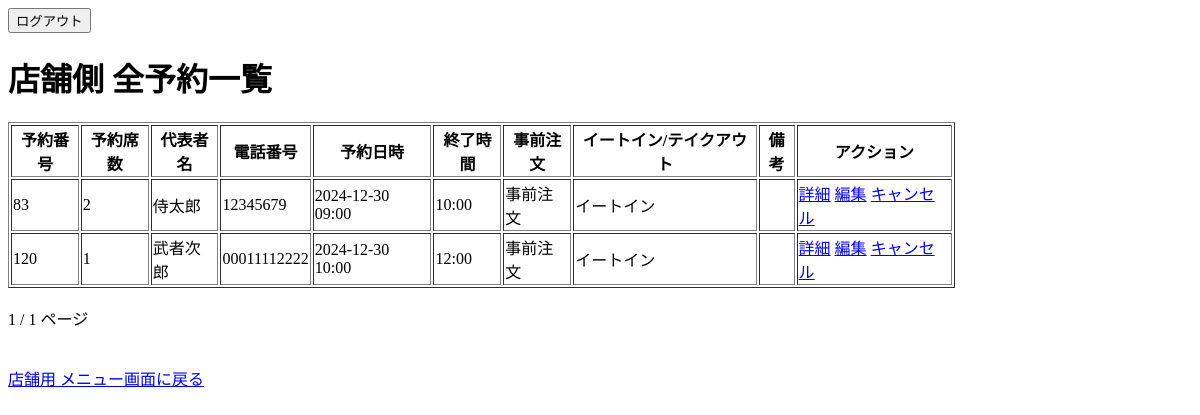
/menu_shop/list/ (signed in), run on an earlier commit of the app's database.
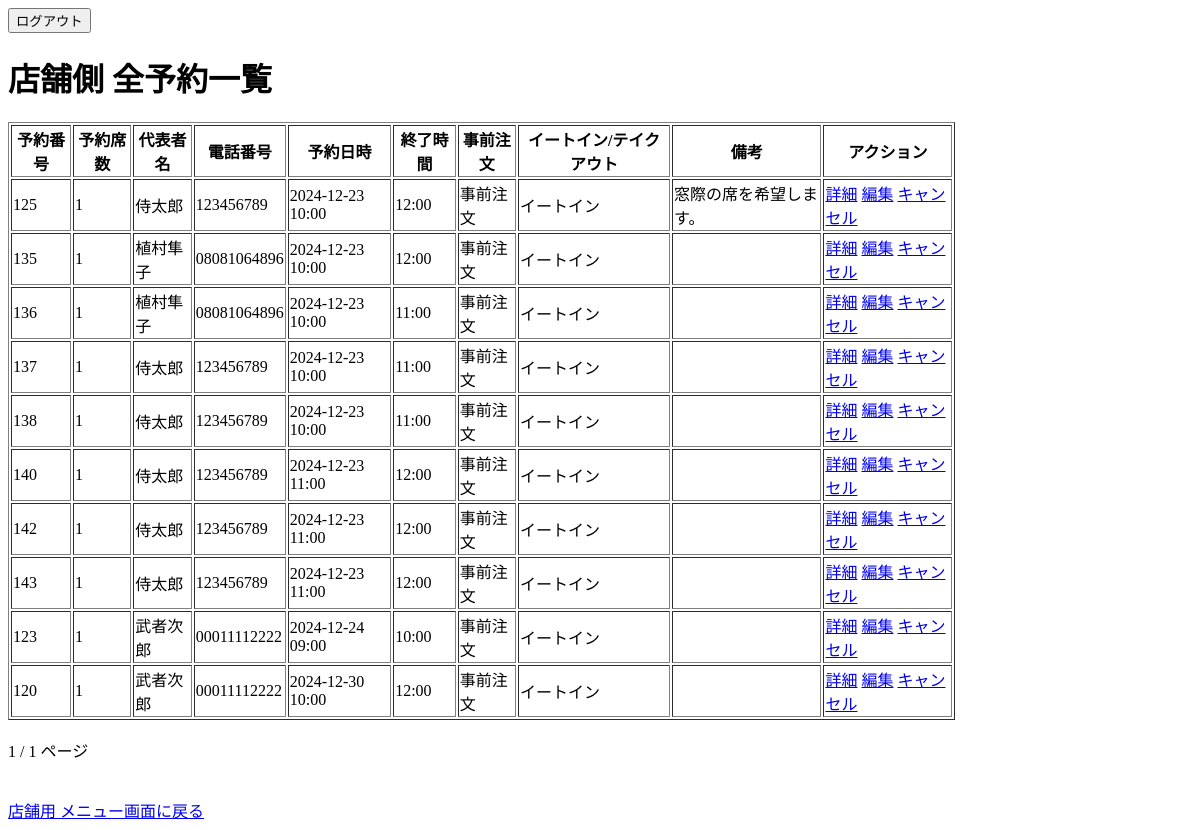
And on a later commit of the database.
### reservations/models.py (models this page shows, shortened)
class Reservation(models.Model):
    customer_name = models.CharField(max_length=60, verbose_name="代表者名")
    phone_number = models.CharField(max_length=15, verbose_name="お電話番号（ハイフンなし）")
    hour = models.PositiveIntegerField(verbose_name="ご利用時間")
    start = models.DateTimeField(verbose_name="開始時間")
    end = models.DateTimeField(verbose_name="終了時間", null=True, blank=True)
    seat_count = models.PositiveIntegerField(verbose_name="予約席数", default=1)
    remark = models.TextField(max_length=200, verbose_name="備考欄", null=True, blank=True)
    RESERVATION_IS_PREORDER = ((1, '事前注文'), (2, 'お店で注文'))
    is_preorder = models.IntegerField(choices=RESERVATION_IS_PREORDER, verbose_name="事前注文の有無")
    RESERVATION_IS_EATIN = ((1, 'イートイン'), (2, 'テイクアウト'))
    is_eatin = models.IntegerField(choices=RESERVATION_IS_EATIN, verbose_name="イートイン/テイクアウト")
    menu_items = models.ManyToManyField(Items, through='ReservationItem', verbose_name="注文メニュー")

### reservations/views.py (the view)
# urls.py: path('menu_shop/list/', views.AllReservationsListView.as_view(), name="menu_shop_list"),
class AllReservationsListView(LoginRequiredMixin, ListView):
    model = Reservation
    template_name = 'reservations/all_reservations_list.html'  # 使用するテンプレート
    context_object_name = 'reservations'  # テンプレートで使用するオブジェクト名
    paginate_by = 10
    def get_queryset(self):
        one_hour_ago = now() - timedelta(hours=2)  # 現在時刻から2時間前
        return Reservation.objects.filter(start__gte=one_hour_ago).order_by('start')

### reservations/templates/reservations/all_reservations_list.html (shortened to what this page needs)
{% extends 'base.html' %}
{% block content %}
<h1>店舗側 全予約一覧</h1>
{% if reservations %}
    <table border="1" style="width: 80%;">
        <thead>
            <tr>
                <th>予約番号</th>
                <th>予約席数</th>
                <th>代表者名</th>
                <th>電話番号</th>
                <th>予約日時</th>
                <th>終了時間</th>
                <th>事前注文</th>
                <th>イートイン/テイクアウト</th>
                <th>備考</th>
                <th>アクション</th>
            </tr>
        </thead>
        <tbody>
            {% for reservation in reservations %}
                <tr>
                    <td>{{ reservation.id }}</td>
                    <td>{{ reservation.seat_count }}</td>
                    <td>{{ reservation.customer_name }}</td>
                    <td>{{ reservation.phone_number }}</td>
                    <td>{{ reservation.start|date:"Y-m-d H:i" }}</td>
                    <td>{{ reservation.end|date:"H:i" }}</td>
                    <td>{{ reservation.get_is_preorder_display }}</td>
                    <td>{{ reservation.get_is_eatin_display }}</td>
                    <td>{{ reservation.remark }}</td>
                    <td>
                        <a href="{% url 'menu_shop_detail' pk=reservation.pk %}">詳細</a>
                        <a href="{% url 'menu_shop_edit' pk=reservation.pk %}">編集</a>
                        <a href="{% url 'menu_shop_delete' pk=reservation.pk %}">キャンセル</a>
                    </td>
                </tr>
            {% endfor %}
        </tbody>
    </table>
{% else %}
    <p>今日以降の予約はありません。</p>
{% endif %}
<br>
{{ page_obj.number }} / {{page_obj.paginator.num_pages}} ページ <br>
<br>
<br>
<a href="{% url 'menu_shop' %}">店舗用 メニュー画面に戻る</a>
{% endblock %}

### reservations/templates/base.html (shortened to what this page needs)
<!DOCTYPE html>
<html lang="ja">
<head>
</head>
<body>
<div>
    <form action="{% url 'logout' %}" method="post">
        <input type="submit" value="ログアウト">
    </form>
</div>
{% block content %}
{% endblock %}
</body>
</html>

What changed in the data, as far as the page shows it:
removed Reservation: id "83", seat_count "2", customer_name "侍太郎", phone_number "12345679", start "2024-12-30 09:00", end "10:00", is_preorder "事前注文", is_eatin "イートイン"
added Reservation: id "125", seat_count "1", customer_name "侍太郎", phone_number "123456789", start "2024-12-23 10:00", end "12:00", is_preorder "事前注文", is_eatin "イートイン", remark "窓際の席を希望します。"
added Reservation: id "135", seat_count "1", customer_name "植村隼子", phone_number "08081064896", start "2024-12-23 10:00", end "12:00", is_preorder "事前注文", is_eatin "イートイン"
added Reservation: id "136", seat_count "1", customer_name "植村隼子", phone_number "08081064896", start "2024-12-23 10:00", end "11:00", is_preorder "事前注文", is_eatin "イートイン"
added Reservation: id "137", seat_count "1", customer_name "侍太郎", phone_number "123456789", start "2024-12-23 10:00", end "11:00", is_preorder "事前注文", is_eatin "イートイン"
added Reservation: id "138", seat_count "1", customer_name "侍太郎", phone_number "123456789", start "2024-12-23 10:00", end "11:00", is_preorder "事前注文", is_eatin "イートイン"
added Reservation: id "140", seat_count "1", customer_name "侍太郎", phone_number "123456789", start "2024-12-23 11:00", end "12:00", is_preorder "事前注文", is_eatin "イートイン"
added Reservation: id "142", seat_count "1", customer_name "侍太郎", phone_number "123456789", start "2024-12-23 11:00", end "12:00", is_preorder "事前注文", is_eatin "イートイン"
added Reservation: id "143", seat_count "1", customer_name "侍太郎", phone_number "123456789", start "2024-12-23 11:00", end "12:00", is_preorder "事前注文", is_eatin "イートイン"
added Reservation: id "123", seat_count "1", customer_name "武者次郎", phone_number "00011112222", start "2024-12-24 09:00", end "10:00", is_preorder "事前注文", is_eatin "イートイン"
